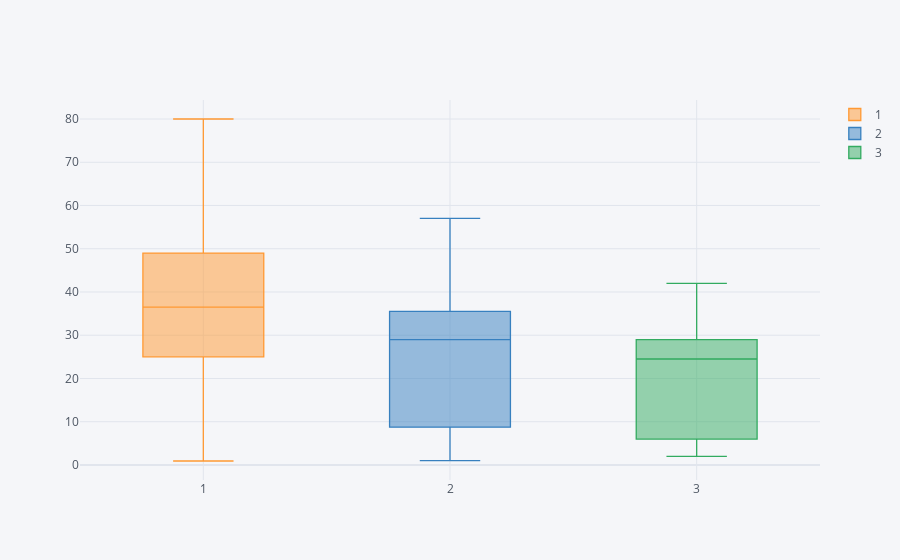

Notebook code cell kept with this figure:
### Code cell
train.dropna().pivot(columns='Pclass', values='Age').iplot(kind='box')

### Figure 1 — Plotly figure (JSON) as saved in the notebook; plotly's stock layout.template omitted (floating-point values rounded to 4 significant figures; data arrays with more than 128 entries replaced by an {"elided": "..."} marker saying what was removed)
{"data": [{"boxpoints": false, "line": {"width": 1.3}, "marker": {"color": "rgba(255, 153, 51, 1.0)"}, "name": "1", "orientation": "v", "type": "box", "y": {"elided": "183 float values"}}, {"boxpoints": false, "line": {"width": 1.3}, "marker": {"color": "rgba(55, 128, 191, 1.0)"}, "name": "2", "orientation": "v", "type": "box", "y": {"elided": "183 float values"}}, {"boxpoints": false, "line": {"width": 1.3}, "marker": {"color": "rgba(50, 171, 96, 1.0)"}, "name": "3", "orientation": "v", "type": "box", "y": {"elided": "183 float values"}}], "layout": {"legend": {"bgcolor": "#F5F6F9", "font": {"color": "#4D5663"}}, "paper_bgcolor": "#F5F6F9", "plot_bgcolor": "#F5F6F9", "title": {"font": {"color": "#4D5663"}}, "xaxis": {"gridcolor": "#E1E5ED", "showgrid": true, "tickfont": {"color": "#4D5663"}, "title": {"font": {"color": "#4D5663"}, "text": ""}, "zerolinecolor": "#E1E5ED"}, "yaxis": {"gridcolor": "#E1E5ED", "showgrid": true, "tickfont": {"color": "#4D5663"}, "title": {"font": {"color": "#4D5663"}, "text": ""}, "zerolinecolor": "#E1E5ED"}}}
